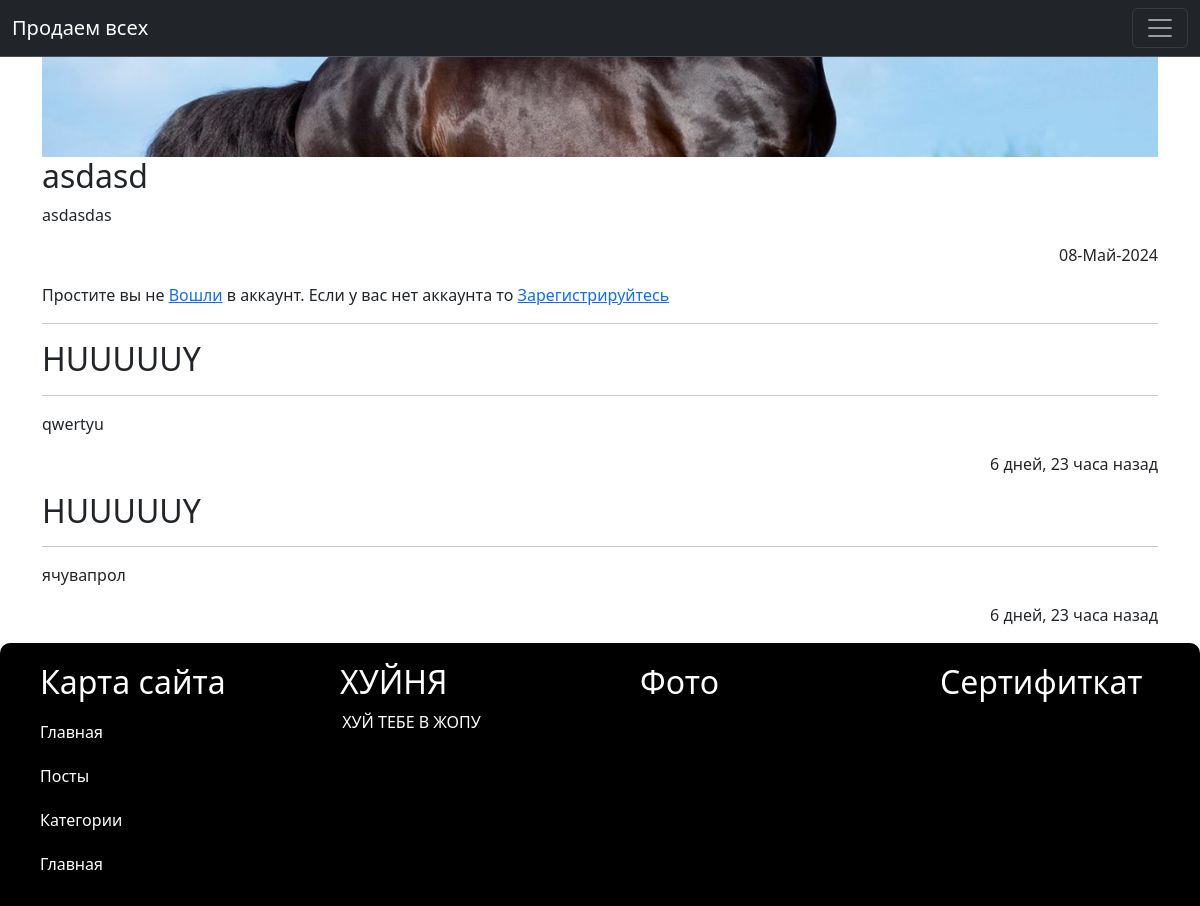
Screenshot of /posts/asdasd with the database file from the repository.
### D_blog/models.py (models this page shows, shortened)
class Post(models.Model):
    title = models.CharField('Заголовок', max_length=255)
    text = models.TextField('Текст Новости')
    image = models.ImageField('Картинка Поста', upload_to='post_img/')
    feature = models.BooleanField('В слайдере', default=False)
    category = models.ForeignKey('Category', on_delete=models.CASCADE, null=True)
    slug = models.SlugField('Ссылка', unique=True)
    created_ta = models.DateTimeField('Дата создания поста', default=timezone.now)
    class Meta:
        verbose_name = 'Пост'
        verbose_name_plural = 'Посты'

class Comment(models.Model):
    post = models.ForeignKey(Post, on_delete=models.CASCADE)
    author = models.ForeignKey(User, on_delete=models.CASCADE)
    date = models.DateTimeField(default = timezone.now)
    text = models.TextField()
    class Meta:
        verbose_name = 'Коментарий'
        verbose_name_plural = 'Коментарий'

### D_blog/views.py (the view)
# urls.py: path('posts/<slug:slug>', views.post_detail, name='post_detail_url'),
def post_detail(request, slug):
    post = Post.objects.get(slug__exact=slug)
    return render (request, 'post_detail.html', {'post':post})

### D_blog/templates/post_detail.html (shortened to what this page needs)
{% extends 'base.html' %}
{% block content %}
<div class="container">
    <div class="img">
        <img src="{{post.image.url}}" alt="">
    </div>
    <div class="text">
        <h2>{{post.title}}</h2>
        <p>{{post.text}}</p>
        <p class="text-end">{{post.created_ta|date:'d-F-Y'}}</p>
    </div>
    <div class="comment">
        {% if not user.is_authenticated %}
        <p>Простите вы не <a href="{% url 'login_url' %}">Вошли</a> в аккаунт.
        Если у вас нет аккаунта то <a href="{% url 'register' %}">Зарегистрируйтесь</a>
        </p>
        {% else %}
        <form method="POST" action="{% url 'comment' post.slug %}">
            {% csrf_token %}
            <textarea name="comment" placeholder="Ваш комментарий..." id="" class="form_control"></textarea>
            <button class="btn btn-primary">Отправить</button>
        </form>
        {% endif %}
        <hr>
        {% for comment in post.comment_set.all %}
        <div class="single_comment">
            <h2>{{comment.author.username}}</h2>
            <hr>
            <p>{{comment.text}}</p>
            <p class="text-end">{{comment.date|timesince}} назад</p>
        </div>
        {% empty %}
        <p class="text-center">Комментариев нет</p>
        {% endfor %}
    </div>
</div>
{% endblock %}

### D_blog/static/css/style.css (style rules this page uses)
body { margin: 0; }
a { text-decoration: none; }
.img { height: 100px; width: 100%; }
.img img { height: 100%; width: 100%; object-fit: cover; }

### rows the page displays
Post: image (picture), title "asdasd", text "asdasdas", created_ta "08-Май-2024"
Comment: author.username "HUUUUUY", text "qwertyu", date "6 дней, 23 часа"
Comment: author.username "HUUUUUY", text "ячувапрол", date "6 дней, 23 часа"
